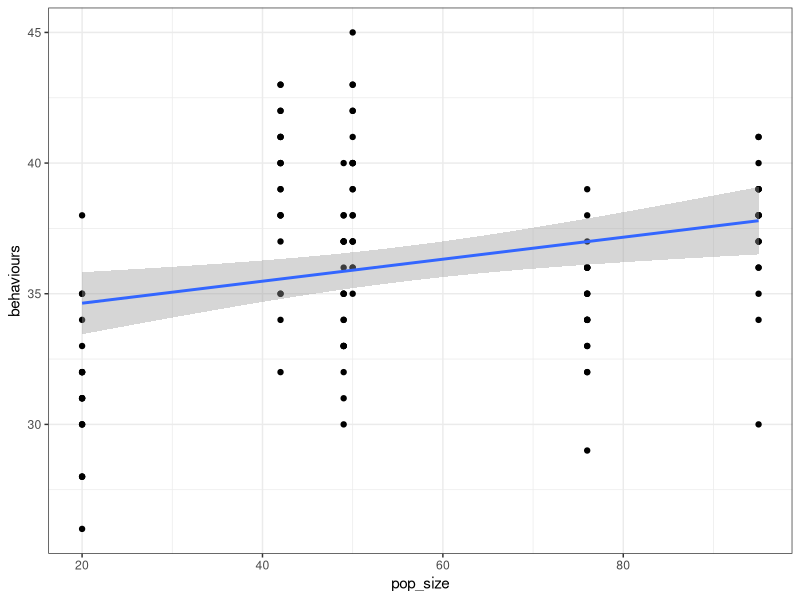

This figure's R source:
library(tidyverse)
data <- read_csv("sims_for_ms/data/figure_2.csv")
pop_sizes <- c(20, 76, 50, 95, 42, 49)
list_pop <- c("Uossob", "Iat Forest", "Ebmog", "Elaham", "Elabik", "Ognodub")

customary <- c()
habitual <- c()
present <- c()

for( r in 1:20){
  for(pop in list_pop){
    customary <- c(customary, dim(data[data$run==r & data$population==pop & data$code=="customary",])[1])
    habitual <- c(habitual, dim(data[data$run==r & data$population==pop & data$code=="habitual",])[1])
    present <- c(present, dim(data[data$run==r & data$population==pop & data$code=="present",])[1])
  }
}
out <- tibble(behaviours = customary + present + habitual, 
              pop_size = rep(pop_sizes, 20))
ggplot(data = out, aes(x=pop_size, y=behaviours)) +
  geom_point() +
  theme_bw() +
  stat_smooth(method = lm)